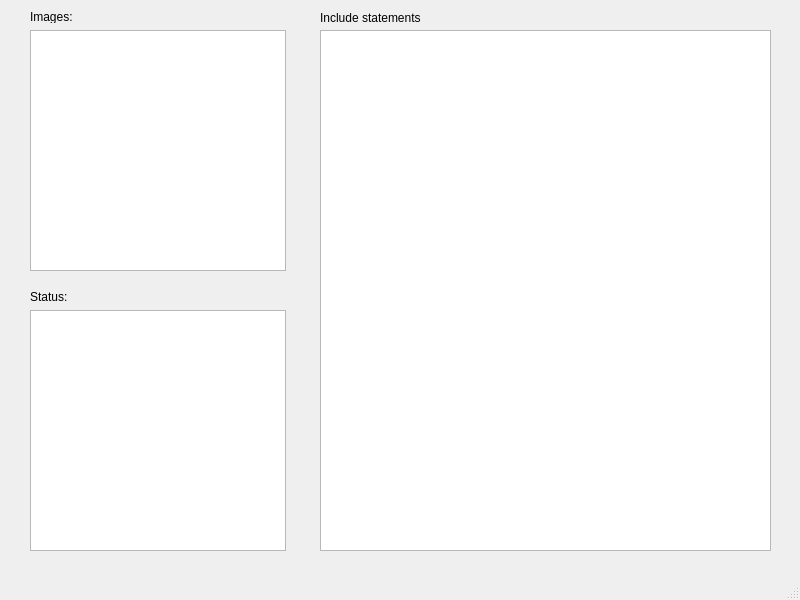
<?xml version="1.0" encoding="UTF-8"?>
<ui version="4.0">
 <class>MainWindow</class>
 <widget class="QMainWindow" name="MainWindow">
  <property name="geometry">
   <rect>
    <x>0</x>
    <y>0</y>
    <width>800</width>
    <height>600</height>
   </rect>
  </property>
  <property name="windowTitle">
   <string>AtlasGenerator</string>
  </property>
  <widget class="QWidget" name="centralWidget">
   <widget class="QListWidget" name="imageList">
    <property name="geometry">
     <rect>
      <x>30</x>
      <y>30</y>
      <width>256</width>
      <height>241</height>
     </rect>
    </property>
   </widget>
   <widget class="QTextEdit" name="propertyList">
    <property name="geometry">
     <rect>
      <x>320</x>
      <y>30</y>
      <width>451</width>
      <height>521</height>
     </rect>
    </property>
   </widget>
   <widget class="QLabel" name="label">
    <property name="geometry">
     <rect>
      <x>30</x>
      <y>10</y>
      <width>46</width>
      <height>13</height>
     </rect>
    </property>
    <property name="text">
     <string>Images:</string>
    </property>
   </widget>
   <widget class="QLabel" name="label_2">
    <property name="geometry">
     <rect>
      <x>320</x>
      <y>10</y>
      <width>101</width>
      <height>16</height>
     </rect>
    </property>
    <property name="text">
     <string>&lt;html&gt;&lt;head/&gt;&lt;body&gt;&lt;p&gt;Include statements:&lt;/p&gt;&lt;/body&gt;&lt;/html&gt;</string>
    </property>
   </widget>
   <widget class="QLabel" name="label_3">
    <property name="geometry">
     <rect>
      <x>30</x>
      <y>290</y>
      <width>46</width>
      <height>13</height>
     </rect>
    </property>
    <property name="text">
     <string>Status:</string>
    </property>
   </widget>
   <widget class="QListWidget" name="statusList">
    <property name="geometry">
     <rect>
      <x>30</x>
      <y>310</y>
      <width>256</width>
      <height>241</height>
     </rect>
    </property>
   </widget>
  </widget>
  <widget class="QMenuBar" name="menuBar">
   <property name="geometry">
    <rect>
     <x>0</x>
     <y>0</y>
     <width>800</width>
     <height>21</height>
    </rect>
   </property>
  </widget>
  <widget class="QStatusBar" name="statusBar"/>
 </widget>
 <layoutdefault spacing="6" margin="11"/>
 <resources/>
 <connections/>
</ui>
